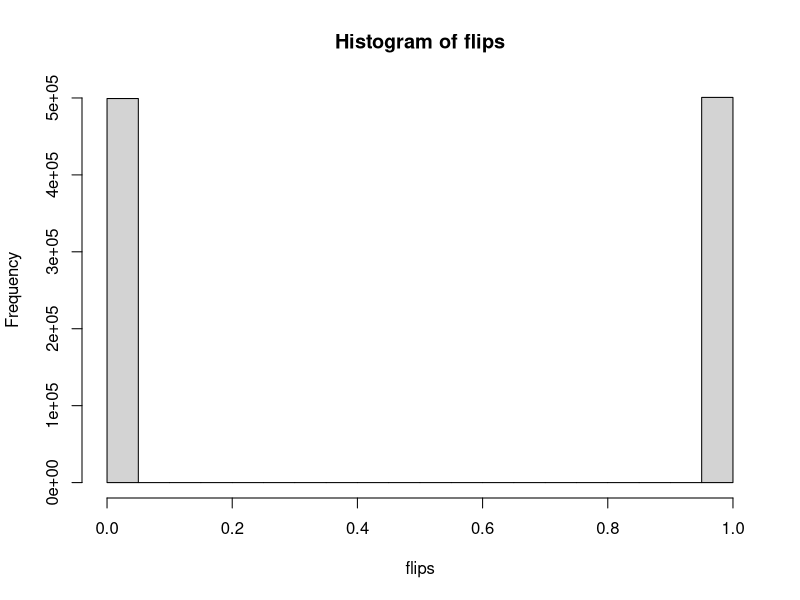
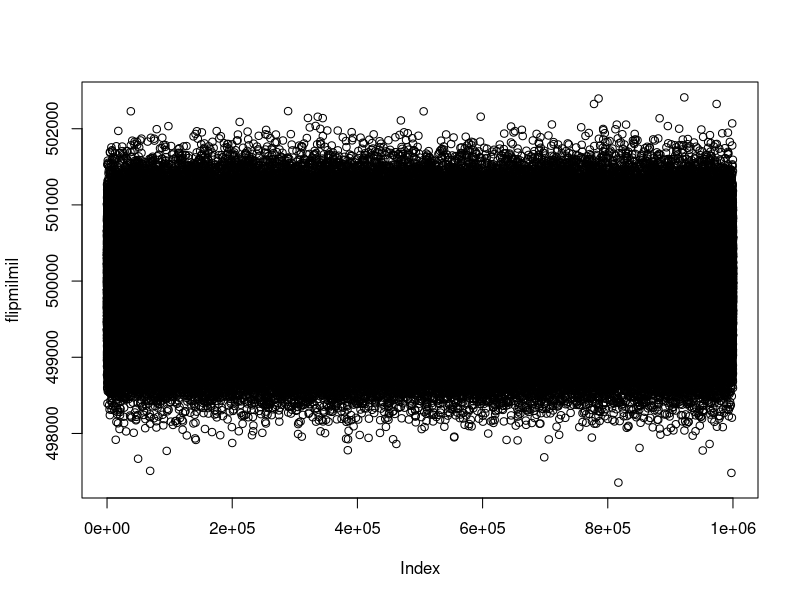
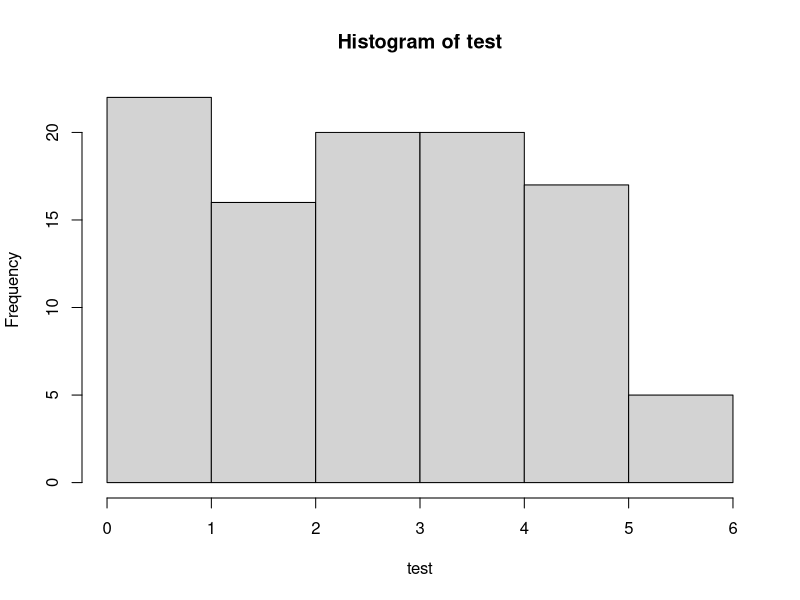
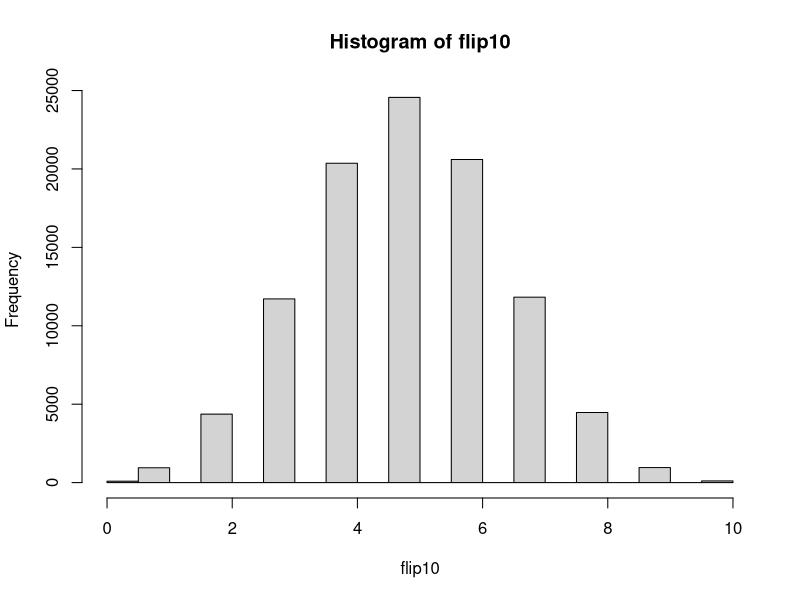
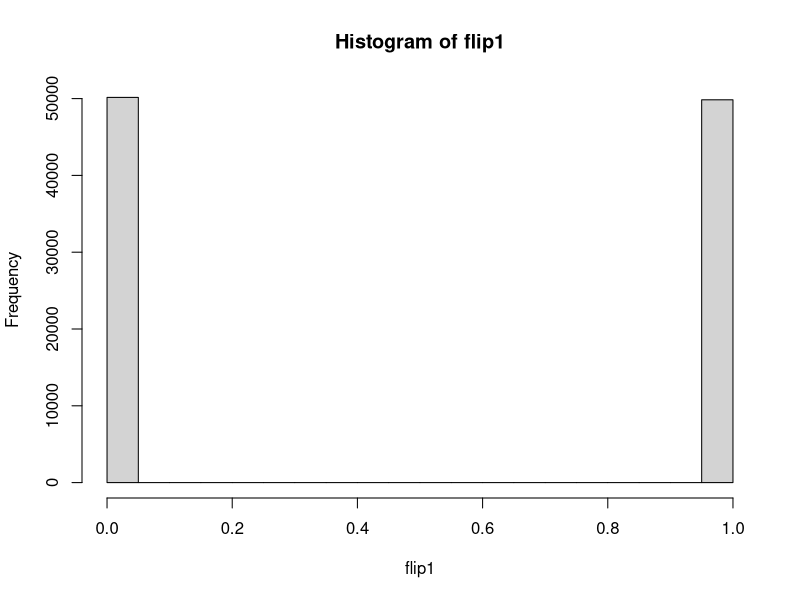

The R script that drew these images, in order:
## ---- chunk 1
library(ggplot2)

rbinom(1,1,.5)
#number of random draws, number of random coins we're flipping, prob of heads

#flip 1 fair coin 1 million times
flips<-rbinom(1000000,1,.5)
table(flips)
hist(flips)
# OBSERVATION: The higher the number of flips the more likely we tend to 0.5

#flip 1 biased coin 1 million times
flipsbias<-rbinom(1000000,1,.8)
table(flipsbias)
# OBSERVATION: The higher the number of flips the more likely we tend to p

#flip 1 million fair coins once
flipmil <- rbinom(1,1000000,0.5)
flipmil
# OBSERVATION: The higher the number of flips the more likely we tend to p

#flip 1 million fair coin 1 million times
flipmilmil <- rbinom(1000000,1000000,0.5)
mean(flipmilmil)
min(flipmilmil)
max(flipmilmil)
plot(flipmilmil)
# OBSERVATION: The higher the number of flips the more likely we tend to p

# Generate 100 occurrences of flipping 10 coins, each with 30% probability
test <- rbinom(100,10,0.3)
hist(test)
## ---- chunk 2
#Probability that we'll get exactly x heads with 10 flips
flip10 <- rbinom(100000,10,.5)
hist(flip10)
#x=5
mean(flip10==5)
#x=1
mean(flip10==1)

#Probability that we'll get exactly 1 head with 1 flip
flip1 <- rbinom(100000,1,.5)
hist(flip1)
mean(flip1==1)

## ---- chunk 3
dbinom(5,10,0.5)
#pmf
pbinom(4,10,0.5)
#cdf
## ---- chunk 4
flip10 <-rbinom(1000000,10,0.5)
mean(flip10)
var(flip10)
